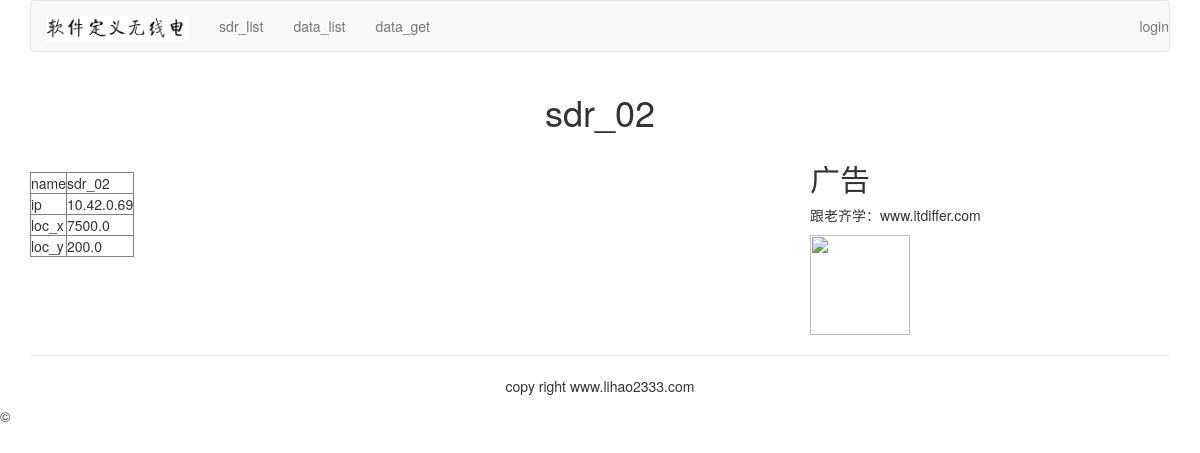
The page /sdrpub/10.42.0.69/ on the database its author committed.
### sdrpub/models.py (models this page shows, shortened)
class Sdr(models.Model):
    ip = models.GenericIPAddressField(primary_key=True)
    name = models.CharField(max_length=20)
    loc_x = models.FloatField(max_length=10)
    loc_y = models.FloatField(max_length=10)
    state = models.BooleanField(default=True)

### sdrpub/views.py (the view)
# urls.py: url(r'(?P<sdr_ip>\d)/$', views.sdr_detail, name="sdr_detail"),
def sdr_detail(request, sdr_ip):
    sdr = Sdr.objects.get(ip=sdr_ip)
    return render(request,"sdr/detail.html", {"sdr":sdr} )

### templates/sdr/detail.html (shortened to what this page needs)
{% extends "base.html" %}
{% block content %}
<div class="row text-center vertical-middle-sm">
    <h1>{{ sdr.name }}</h1>
</div>
<div class="row">
    <div class="col-xs-12 col-md-8">
        <p class="text-center"></p>
        <table border="1">
                <tr>
                    <td>name</td>
                    <td>{{sdr.name}}</td>
                </tr>
            <tr>
                <td>ip</td>
                <td>{{sdr.ip}}</td>
            </tr>
                <tr>
                        <td>loc_x</td>
						<td>{{sdr.loc_x}}</td>
                </tr>
                <tr>
                        <td>loc_y</td>
						<td>{{sdr.loc_y}}</td>
                </tr>
        </table>
    </div>
    <div class="col-xs-6 col-md-4">
        <h2>广告</h2>
        <p>跟老齐学：www.itdiffer.com</p>
        <img width="100px" height="100" src="http://www.mrwallpaper.com/wallpapers/Fluffy-Cat.jpg">
    </div>
</div>
{% endblock %}

### rows shown on the page
Sdr: name "sdr_02", ip "10.42.0.69", loc_x "7500.0", loc_y "200.0"
